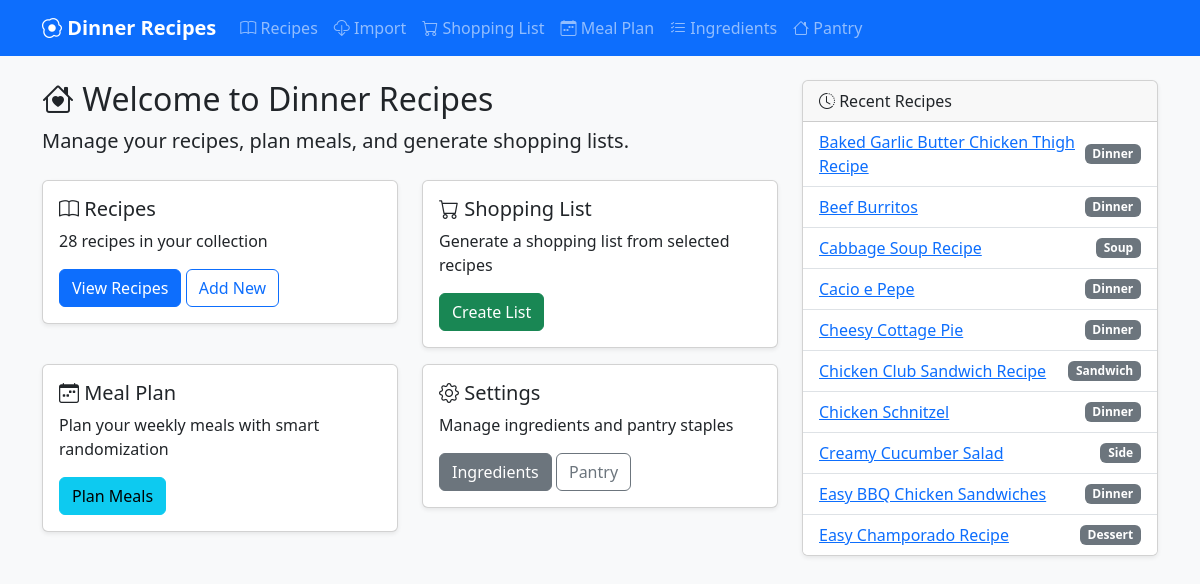
/, run on an earlier commit of the app's database.
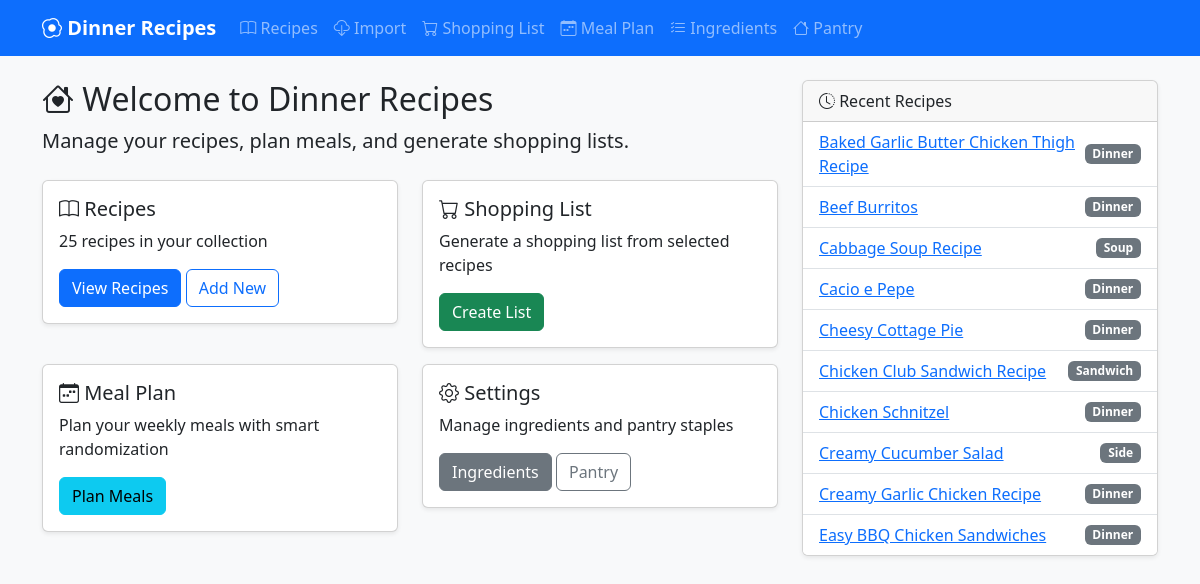
And on a later commit of the database.
### app.py (models this page shows)
class Recipe(db.Model):
    id = db.Column(db.Integer, primary_key=True)
    name = db.Column(db.String(100), unique=True, nullable=False, index=True)
    category = db.Column(db.String(50), default='Dinner', index=True)
    difficulty = db.Column(db.String(20), default='Easy')
    protein_type = db.Column(db.String(20), default='None', index=True)
    servings = db.Column(db.Integer, default=4)
    instructions = db.Column(db.Text, default='')
    image = db.Column(db.String(255), default='')
    source_url = db.Column(db.String(500), default='')
    ingredients = db.relationship('RecipeIngredient', backref='recipe', lazy=True, cascade='all, delete-orphan')

### app.py (the view)
@app.route('/')
def index():
    recipes = Recipe.query.filter(Recipe.category != 'Archive').order_by(Recipe.name).all()
    return render_template('index.html', recipes=recipes)

### templates/index.html
{% extends 'base.html' %}
{% block content %}
<div class="row">
    <div class="col-md-8">
        <h2><i class="bi bi-house-heart"></i> Welcome to Dinner Recipes</h2>
        <p class="lead">Manage your recipes, plan meals, and generate shopping lists.</p>
        <div class="row mt-4">
            <div class="col-md-6">
                <div class="card">
                    <div class="card-body">
                        <h5 class="card-title"><i class="bi bi-book"></i> Recipes</h5>
                        <p class="card-text">{{ recipes|length }} recipes in your collection</p>
                        <a href="{{ url_for('recipes_list') }}" class="btn btn-primary">View Recipes</a>
                        <a href="{{ url_for('recipe_add') }}" class="btn btn-outline-primary">Add New</a>
                    </div>
                </div>
            </div>
            <div class="col-md-6">
                <div class="card">
                    <div class="card-body">
                        <h5 class="card-title"><i class="bi bi-cart"></i> Shopping List</h5>
                        <p class="card-text">Generate a shopping list from selected recipes</p>
                        <a href="{{ url_for('shopping_list') }}" class="btn btn-success">Create List</a>
                    </div>
                </div>
            </div>
        </div>
        <div class="row mt-3">
            <div class="col-md-6">
                <div class="card">
                    <div class="card-body">
                        <h5 class="card-title"><i class="bi bi-calendar-week"></i> Meal Plan</h5>
                        <p class="card-text">Plan your weekly meals with smart randomization</p>
                        <a href="{{ url_for('meal_plan') }}" class="btn btn-info">Plan Meals</a>
                    </div>
                </div>
            </div>
            <div class="col-md-6">
                <div class="card">
                    <div class="card-body">
                        <h5 class="card-title"><i class="bi bi-gear"></i> Settings</h5>
                        <p class="card-text">Manage ingredients and pantry staples</p>
                        <a href="{{ url_for('ingredients_list') }}" class="btn btn-secondary">Ingredients</a>
                        <a href="{{ url_for('pantry_list') }}" class="btn btn-outline-secondary">Pantry</a>
                    </div>
                </div>
            </div>
        </div>
    </div>
    <div class="col-md-4">
        <div class="card">
            <div class="card-header">
                <i class="bi bi-clock-history"></i> Recent Recipes
            </div>
            <ul class="list-group list-group-flush">
                {% for recipe in recipes[:10] %}
                <li class="list-group-item d-flex justify-content-between align-items-center">
                    <a href="{{ url_for('recipe_view', id=recipe.id) }}">{{ recipe.name }}</a>
                    <span class="badge bg-secondary">{{ recipe.category }}</span>
                </li>
                {% else %}
                <li class="list-group-item">No recipes yet</li>
                {% endfor %}
            </ul>
        </div>
    </div>
</div>
{% endblock %}

What changed in the data, as far as the page shows it:
no longer on this page (row unchanged): Recipe: name "Easy Champorado Recipe", category "Dessert"
added Recipe: name "Creamy Garlic Chicken Recipe", category "Dinner"
Also different on the page:
{{ recipes|length }}: "28" → "25"
